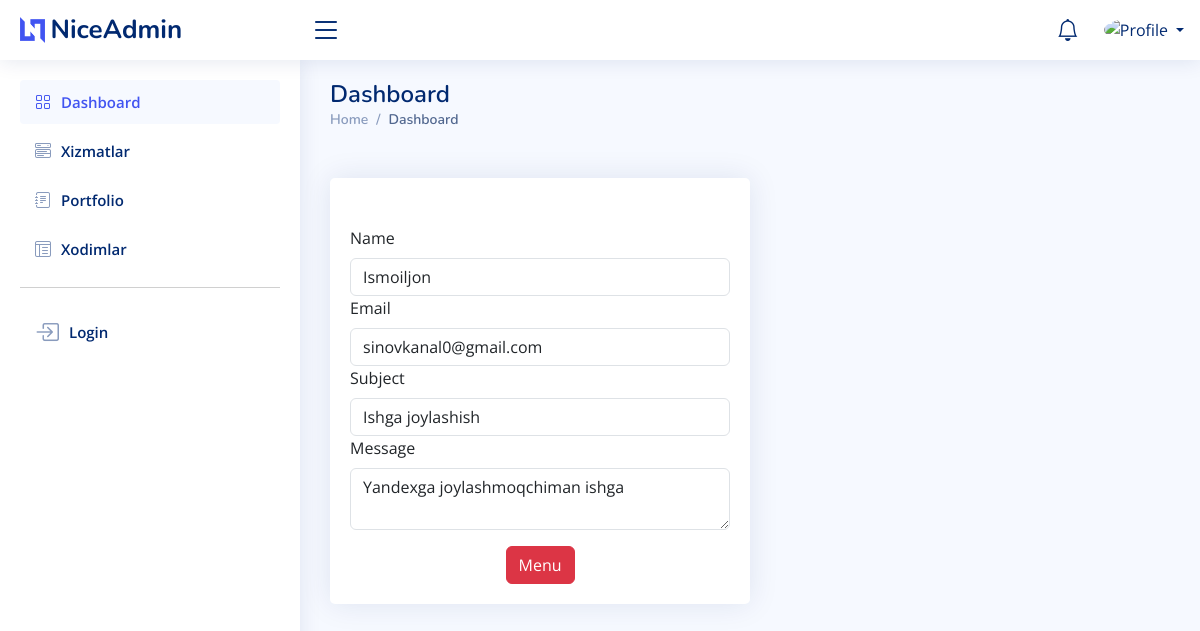
The page /contact/1/detail/ on the database its author committed.
### users/models.py (models this page shows, shortened)
class Contact(models.Model):
    name = models.CharField(max_length=100)
    email = models.EmailField()
    subject = models.CharField(max_length=100)
    message = models.TextField()

### users/views.py (the view)
# urls.py: path('contact/<int:id>/detail/', ContactDetailView.as_view(), name='contact-detail'),
class ContactDetailView(View):
    def get(self, request, id):
        contact = Contact.objects.get(id=id)
        context = {'contact': contact}
        return render(request, 'dashboard/contact/contact_detail.html', context)

### templates/dashboard/contact/contact_detail.html
{% extends 'dashboard/index.html' %}
{% block content %}
    <div class="col-lg-6 mt-xl-5">
          <div class="card mt-xl-5">
            <div class="card-body mt-xl-5">
                <div class="col-12">
                  <label for="inputNanme4" class="form-label">Name</label>
                  <input name="name" type="text" class="form-control" id="inputNanme4" value="{{ contact.name }}">
                </div>
                <div class="col-12">
                  <label for="inputEmail4" class="form-label">Email</label>
                  <input name="email" type="email" class="form-control" id="inputEmail4" value="{{ contact.email }}">
                </div>
                <div class="col-12">
                  <label for="inputPassword4" class="form-label">Subject</label>
                  <input name="subject" type="text" class="form-control" id="inputPassword4" value="{{ contact.subject }}">
                </div>
                <div class="col-12">
                  <label for="inputAddress" class="form-label">Message</label>
                    <textarea name="message" type="text" class="form-control" id="inputAddress" placeholder="1234 Main St">{{ contact.message }}</textarea>
                </div>
                <div class="text-center mt-3">
                    <a class="btn btn-danger" href="{% url 'users:contact-list' %}">Menu</a>
                </div>
            </div>
          </div>
        </div>
{% endblock %}

### static/dashboard/assets/css/style.css (style rules this page uses)
:root { scroll-behavior: smooth; }
body { font-family: "Open Sans", sans-serif; background: #f6f9ff; color: #444444; }
a { color: #4154f1; text-decoration: none; }
.card { margin-bottom: 30px; border: none; border-radius: 5px; box-shadow: 0px 0 30px rgba(1, 41, 112, 0.1); }
.card-body { padding: 0 20px 20px 20px; }

### rows shown on the page
Contact: name "Ismoiljon", email "sinovkanal0@gmail.com", subject "Ishga joylashish", message "Yandexga joylashmoqchiman ishga"
